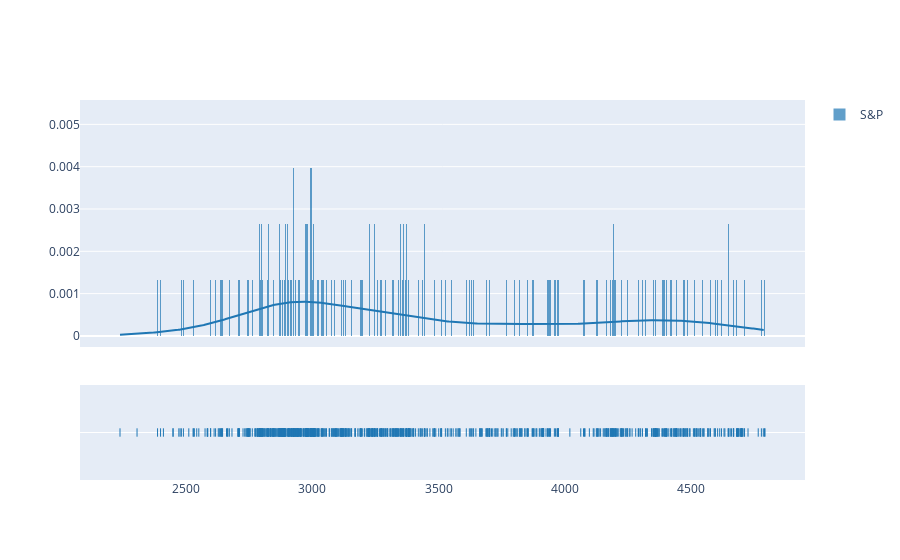

Notebook cell for this chart:
### Code cell
df_sp_close = tech_sector_pd[['spstock']]
sp_list = np.array(tech_sector_pd['spstock'], dtype=float)
hist_data = [sp_list]
group_labels=['S&P']
sp_dist = ff.create_distplot(hist_data, group_labels)
sp_dist.show()

### Figure 1 — Plotly figure (JSON) as saved in the notebook; plotly's stock layout.template omitted (floating-point values rounded to 4 significant figures; data arrays with more than 128 entries replaced by an {"elided": "..."} marker saying what was removed)
{"data": [{"autobinx": false, "histnorm": "probability density", "legendgroup": "S&P", "marker": {"color": "rgb(31, 119, 180)"}, "name": "S&P", "opacity": 0.7, "type": "histogram", "x": {"elided": "757 float values"}, "xaxis": "x", "xbins": {"end": 4793.0, "size": 1, "start": 2237.0}, "yaxis": "y"}, {"legendgroup": "S&P", "marker": {"color": "rgb(31, 119, 180)"}, "mode": "lines", "name": "S&P", "showlegend": false, "type": "scatter", "x": {"elided": "500 float values"}, "xaxis": "x", "y": {"elided": "500 float values"}, "yaxis": "y"}, {"legendgroup": "S&P", "marker": {"color": "rgb(31, 119, 180)", "symbol": "line-ns-open"}, "mode": "markers", "name": "S&P", "showlegend": false, "type": "scatter", "x": {"elided": "757 float values"}, "xaxis": "x", "y": {"elided": "757 str values"}, "yaxis": "y2"}], "layout": {"barmode": "overlay", "hovermode": "closest", "legend": {"traceorder": "reversed"}, "xaxis": {"anchor": "y2", "domain": [0, 1], "zeroline": false}, "yaxis": {"anchor": "free", "domain": [0.35, 1], "position": 0}, "yaxis2": {"anchor": "x", "domain": [0, 0.25], "dtick": 1, "showticklabels": false}}}
